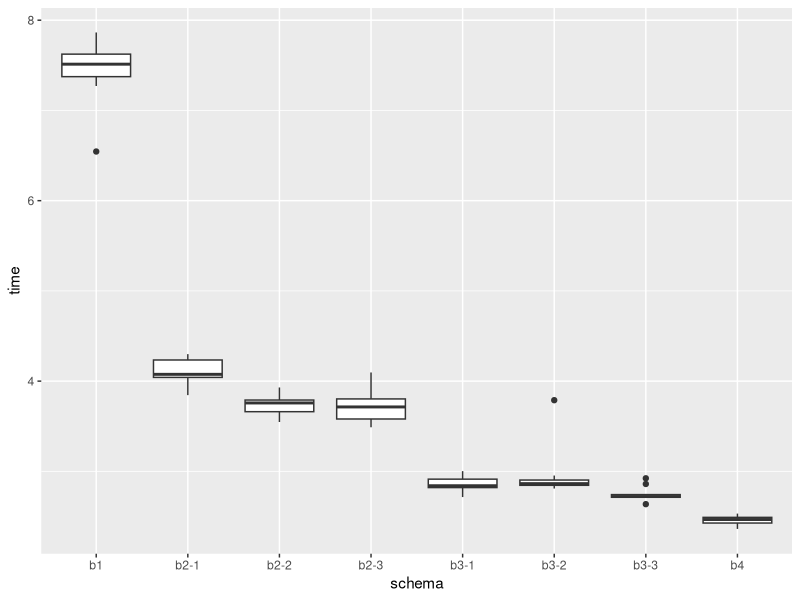
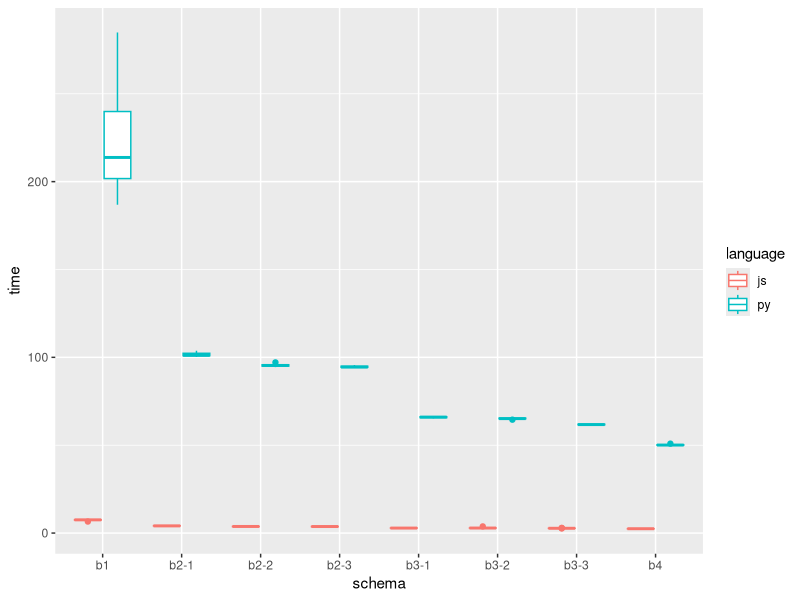
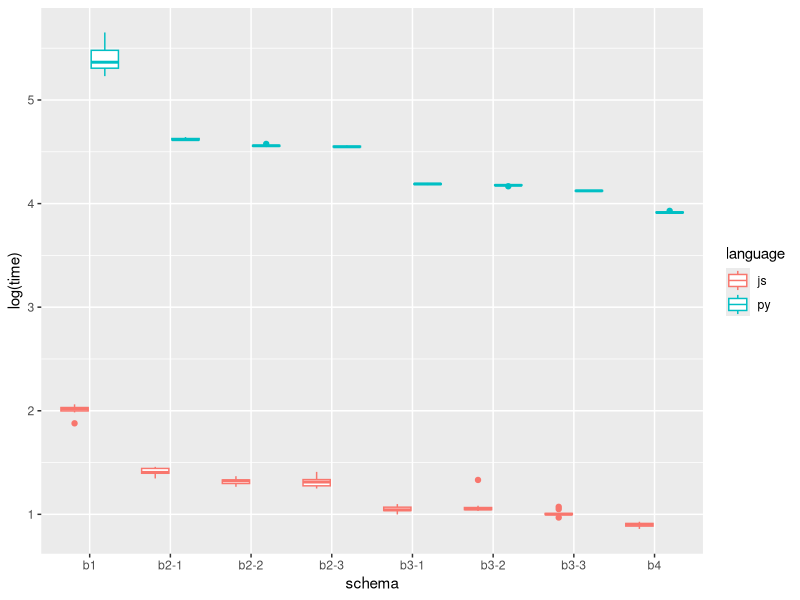

R code for these plots, in order:
library(ggplot2)

data = read.csv("./result.csv")

p1 = ggplot(dat = data[data$language == 'js',]) + geom_boxplot(aes(x = schema, y = time))
p2 = ggplot(dat = data) + geom_boxplot(aes(x = schema, y = time, color = language))
p3 = ggplot(dat = data) + geom_boxplot(aes(x = schema, y = log(time), color = language))
